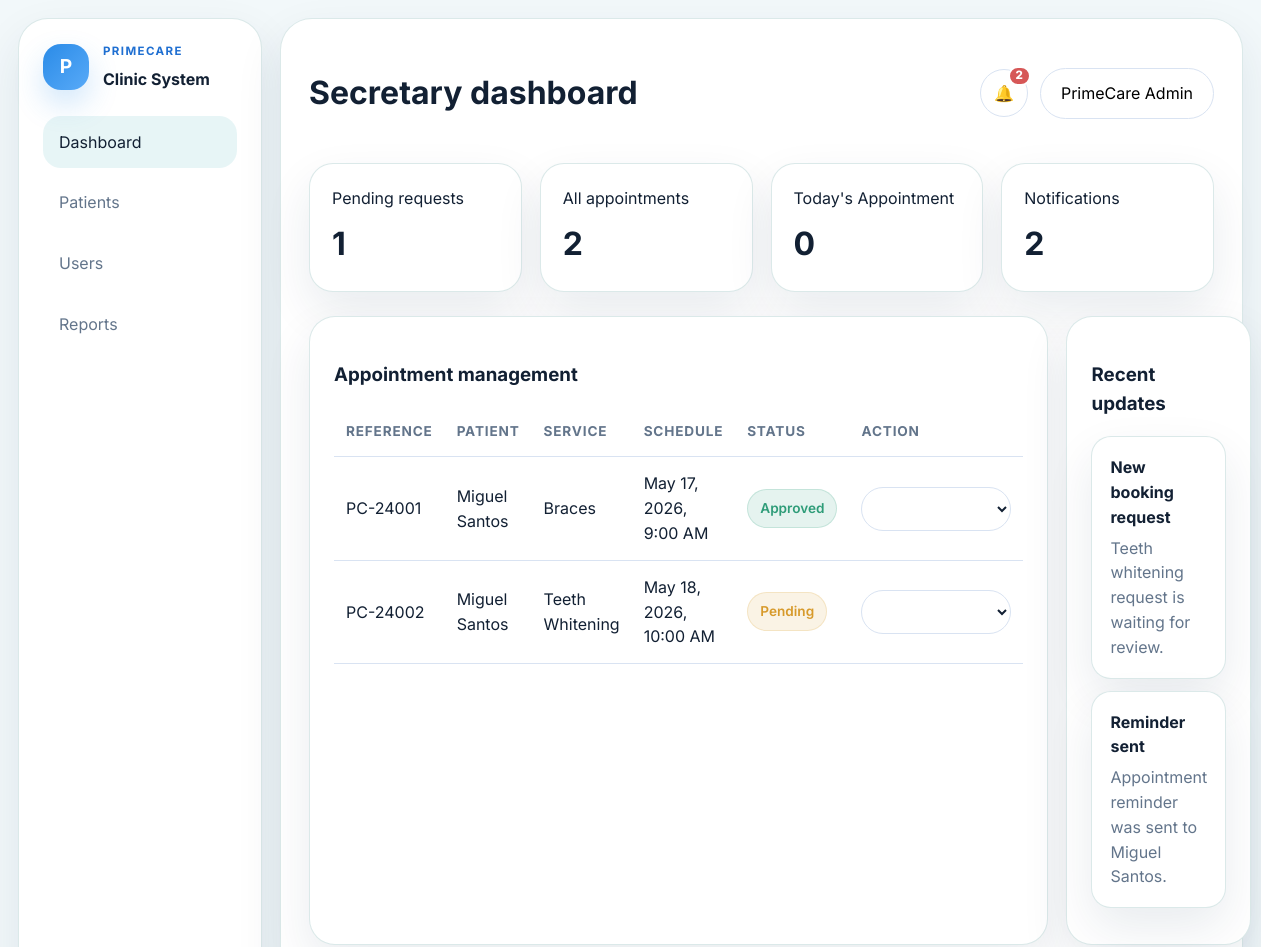
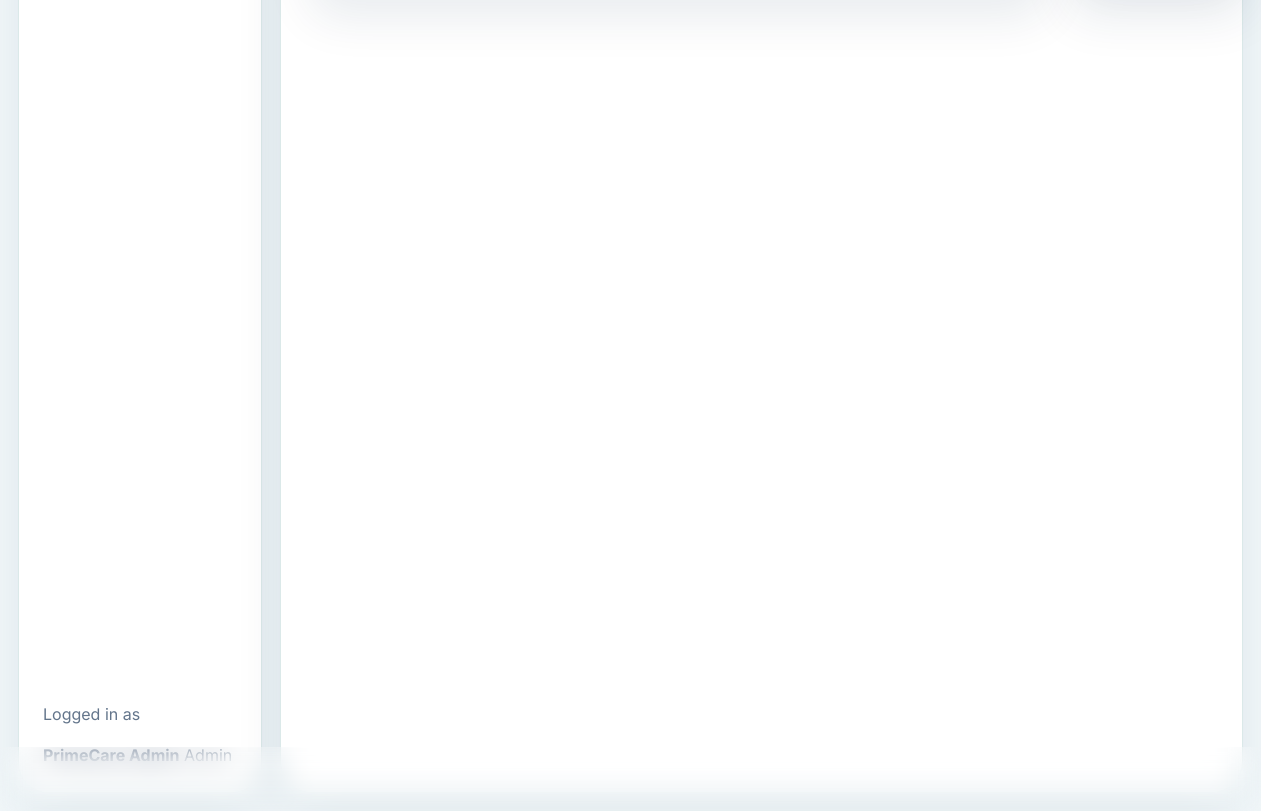
Screenshot of /Secretary/index.php (signed in) with the database file from the repository (2 pictures, top to bottom).
### tables this page shows
CREATE TABLE users (
    id INT AUTO_INCREMENT PRIMARY KEY,
    full_name VARCHAR(150) NOT NULL,
    username VARCHAR(100) UNIQUE NULL,
    email VARCHAR(150) NOT NULL UNIQUE,
    password VARCHAR(255) NOT NULL,
    role ENUM('admin', 'dentist', 'secretary', 'patient') NOT NULL DEFAULT 'patient',
    contact_number VARCHAR(11) NOT NULL,
    created_at DATETIME DEFAULT CURRENT_TIMESTAMP
);

CREATE TABLE appointments (
    id INT AUTO_INCREMENT PRIMARY KEY,
    reference_code VARCHAR(30) NOT NULL UNIQUE,
    user_id INT NOT NULL,
    service_id INT NOT NULL,
    staff_id INT NULL,
    scheduled_date DATE NOT NULL,
    start_time TIME NOT NULL,
    end_time TIME NOT NULL,
    status ENUM('Pending','Accepted','Approved','Rejected','Cancelled','Completed') DEFAULT 'Pending',
    patient_name VARCHAR(150) NOT NULL,
    patient_email VARCHAR(150) NOT NULL,
    patient_contact VARCHAR(11) NOT NULL,
    service_name VARCHAR(150) NOT NULL,
    service_fee DECIMAL(10,2) NOT NULL,
    total_amount DECIMAL(10,2) NOT NULL,
    notes TEXT NULL,
    created_at DATETIME DEFAULT CURRENT_TIMESTAMP,
    FOREIGN KEY (user_id) REFERENCES users(id) ON DELETE CASCADE,
    FOREIGN KEY (service_id) REFERENCES services(id) ON DELETE CASCADE,
    FOREIGN KEY (staff_id) REFERENCES users(id) ON DELETE SET NULL
);

CREATE TABLE services (
    id INT AUTO_INCREMENT PRIMARY KEY,
    name VARCHAR(150) NOT NULL,
    category VARCHAR(120) NULL,
    description TEXT NULL,
    duration INT NOT NULL,
    buffer INT DEFAULT 0,
    price DECIMAL(10,2) NOT NULL,
    daily_limit INT NULL,
    active TINYINT(1) DEFAULT 1
);

CREATE TABLE notifications (
    id INT AUTO_INCREMENT PRIMARY KEY,
    user_id INT NULL,
    title VARCHAR(150) NOT NULL,
    message TEXT NOT NULL,
    is_read TINYINT(1) DEFAULT 0,
    created_at DATETIME DEFAULT CURRENT_TIMESTAMP,
    FOREIGN KEY (user_id) REFERENCES users(id) ON DELETE CASCADE
);

### Secretary/index.php (the view, shortened to what the rows shown need)
<?php
require_login(['staff', 'admin']);
$appointments = appointments();
render_admin_shell_start('Secretary dashboard', 'dashboard');
?>
<div class="dashboard-grid">
    <section class="table-card" id="appointments">
        <table>
            <thead><tr><th>Reference</th><th>Patient</th><th>Service</th><th>Schedule</th><th>Status</th><th>Action</th></tr></thead>
            <tbody>
            <?php foreach ($appointments as $appointment): ?>
                <tr>
                    <td><?= h($appointment['reference_code']) ?></td>
                    <td><?= h($appointment['patient']['full_name']) ?></td>
                    <td><?= h($appointment['service']['name']) ?></td>
                    <td><?= h(date('M d, Y', strtotime($appointment['scheduled_date']))) ?>, <?= h(date('g:i A', strtotime($appointment['start_time']))) ?></td>
                    <td><span class="badge <?= h(status_badge_class($appointment['status'])) ?>"><?= h($appointment['status']) ?></span></td>
                    <td>
                        <div class="table-actions">
                            <select class="action-dropdown" aria-label="Appointment action" data-secretary-action-select>
                                <option value="" hidden selected></option>
                                <option value="accept" <?= $appointment['status'] === 'Pending' ? '' : 'disabled' ?>>Accept</option>
                            </select>
                        </div>
                    </td>
                </tr>
            <?php endforeach; ?>
            </tbody>
        </table>
    </section>
    <section class="table-card" id="updates">
        <?php foreach (notifications() as $notification): ?>
            <div class="timeline-item">
                <strong><?= h($notification['title']) ?></strong>
                <p><?= h($notification['message']) ?></p>
            </div>
        <?php endforeach; ?>
    </section>
</div>
<?php render_admin_shell_end();

### Config/functions.php (shortened to what the rows shown need)
<?php
function app_config(?string $key = null, mixed $default = null): mixed
{
    static $config;
    if (!$config) {
        $config = require __DIR__ . '/config.php';
        date_default_timezone_set($config['app']['timezone']);
    }
    $segments = explode('.', $key);
    $value = $config;
    foreach ($segments as $segment) {
        $value = $value[$segment];
    }
    return $value;
}
function asset_url(string $path): string
{
    return app_config('app.base_url') . '/Assets/' . ltrim($path, '/');
}
function h(?string $value): string
{
    return htmlspecialchars((string) $value, ENT_QUOTES, 'UTF-8');
}
function demo_mode(): bool
{
    return db() === null;
}
function canonical_role(string $role): string
{
    return match ($role) {
        'dentist' => 'doctor',
        'staff' => 'secretary',
        default => $role,
    };
}
function ensure_profile_schema(): void
{
    static $checked = false;
    if ($checked) {
        return;
    }
    $checked = true;
}
function status_badge_class(string $status): string
{
    return match ($status) {
        'Accepted', 'Approved', 'Completed' => 'badge-success',
        'Rejected', 'Cancelled' => 'badge-danger',
        'Pending' => 'badge-warning',
        default => 'badge-muted',
    };
}
function services(): array
{
    return db()->query('SELECT id, name, category, description, duration, buffer, price, daily_limit, active FROM services WHERE active = 1 ORDER BY category, name')->fetchAll();
}
function service_by_id(int $serviceId): ?array
{
    foreach (services() as $service) {
        if ((int) $service['id'] === $serviceId) {
            return $service;
        }
    }
    return null;
}
function user_role_label(string $role): string
{
    return match ($role) {
        'staff', 'secretary' => 'Secretary',
        'doctor', 'dentist' => 'Doctor',
        'admin' => 'Admin',
        'patient' => 'Patient',
        default => ucfirst($role),
    };
}
function profile_payload_from_user(array $user): array
{
    $detail = array_key_exists('service_role', $user) ? $user : doctor_secretary_detail_by_user_id((int) $user['id']);
    $displayName = $user['name'] ?? $user['full_name'] ?? null;
    return [
        'id' => (int) $user['id'],
        'name' => $displayName,
        'full_name' => $displayName,
        'username' => $user['username'] ?? null,
        'email' => $user['email'],
        'role' => canonical_role((string) $user['role']),
        'role_label' => user_role_label((string) $user['role']),
        'contact_number' => $user['contact_number'] ?? null,
        'service_id' => $user['service_id'] ?? null,
        'service_role' => is_array($detail) ? ($detail['service_role'] ?? null) : null,
        'schedule' => is_array($detail) ? ($detail['schedule'] ?? null) : null,
    ];
}
function profile_by_user_id(int $userId, bool $includePassword = false): ?array
{
    $fields = 'u.id, u.full_name AS name, u.full_name, u.username, u.email, u.role, u.contact_number, sd.assigned_service_id AS service_id, s.name AS service_role,
        (
            SELECT GROUP_CONCAT(
                CONCAT(ds.day_of_week, " ", TIME_FORMAT(ds.start_time, "%h:%i %p"), " - ", TIME_FORMAT(ds.end_time, "%h:%i %p"))
                ORDER BY FIELD(ds.day_of_week, "Monday","Tuesday","Wednesday","Thursday","Friday","Saturday","Sunday"), ds.start_time
                SEPARATOR ", "
            )
            FROM doctor_schedules ds
            WHERE ds.user_id = u.id
        ) AS schedule';
    $statement = db()->prepare("
        SELECT {$fields}
        FROM users u
        LEFT JOIN staff_details sd ON sd.user_id = u.id
        LEFT JOIN services s ON s.id = sd.assigned_service_id
        WHERE u.id = :id
        LIMIT 1
    ");
    $statement->execute(['id' => $userId]);
    $user = $statement->fetch();
    return profile_payload_from_user($user) + ($includePassword ? ['password' => $user['password']] : []);
}
function ensure_notification_schema(): void
{
    $column = db()->query('SHOW COLUMNS FROM notifications LIKE "is_read"')->fetch();
}
function normalize_notification(array $notification): array
{
    $notification['id'] = (int) ($notification['id'] ?? 0);
    $notification['message'] = (string) ($notification['message'] ?? '');
    $notification['title'] = (string) ($notification['title'] ?? 'Notification');
    $notification['created_at'] = (string) ($notification['created_at'] ?? date('Y-m-d H:i:s'));
    $notification['is_read'] = (bool) ($notification['is_read'] ?? false);
    return $notification;
}
function notification_visible_for_role(array $notification, ?string $role = null): bool
{
    $role = canonical_role((string) ($role ?? (current_user()['role'] ?? '')));
    if ($role === 'admin') {
        return true;
    }
    return true;
}
function notifications(int $limit = 20): array
{
    ensure_notification_schema();
    $statement = db()->query('SELECT id, user_id, title, message, is_read, created_at FROM notifications ORDER BY created_at DESC');
    $notifications = array_map('normalize_notification', $statement->fetchAll());
    $notifications = array_values(array_filter($notifications, 'notification_visible_for_role'));
    return array_slice($notifications, 0, $limit);
}
function appointment_with_relations(array $appointment): array
{
    $appointment['user_id'] = (int) ($appointment['user_id'] ?? 0);
    $patientRecord = !empty($appointment['patient_name']) ? null : patient_by_id($appointment['user_id']);
    $appointment['patient'] = [
        'id' => $appointment['user_id'],
        'full_name' => $appointment['patient_name'] ?? ($patientRecord['full_name'] ?? null),
        'email' => $appointment['patient_email'] ?? ($patientRecord['email'] ?? null),
        'contact_number' => $appointment['patient_contact'] ?? ($patientRecord['contact_number'] ?? null),
    ];
    $appointment['service'] = service_by_id((int) $appointment['service_id']);
    $appointment['staff'] = !empty($appointment['staff_id']) ? profile_by_user_id((int) $appointment['staff_id']) : null;
    return $appointment;
}
function appointments(array $filters = []): array
{
    if (demo_mode()) {
        $appointments = demo_store('appointments');
    } else {
        $appointments = db()->query('SELECT * FROM appointments ORDER BY scheduled_date, start_time')->fetchAll();
    }
    $appointments = array_map('appointment_with_relations', $appointments);
    return array_values(array_filter($appointments, function ($appointment) use ($filters) {
        if (!empty($filters['status']) && $appointment['status'] !== $filters['status']) {
            return false;
        }
        if (!empty($filters['service_id']) && (int) $appointment['service_id'] !== (int) $filters['service_id']) {
            return false;
        }
        if (!empty($filters['date']) && $appointment['scheduled_date'] !== $filters['date']) {
            return false;
        }
        if (!empty($filters['staff_id']) && (int) ($appointment['staff_id'] ?? 0) !== (int) $filters['staff_id']) {
            return false;
        }
        if (!empty($filters['user_id']) && (int) ($appointment['user_id'] ?? 0) !== (int) $filters['user_id']) {
            return false;
        }
        return true;
    }));
}
function current_user(): ?array
{
    $sessionUser = $_SESSION['user'] ?? null;
    $userId = isset($_SESSION['user_id']) ? (int) $_SESSION['user_id'] : (isset($sessionUser['id']) ? (int) $sessionUser['id'] : 0);
    $profile = profile_by_user_id($userId);
    return $_SESSION['user'];
}
function require_login(array $roles = []): void
{
    $user = current_user();
}
function render_header(string $title, array $options = []): void
{
    $isAdmin = $options['admin'] ?? false;
    $bodyClass = $options['body_class'] ?? '';
    ?>
    <!DOCTYPE html>
    <html lang="en">
    <head>
        <link rel="stylesheet" href="https://cdnjs.cloudflare.com/ajax/libs/font-awesome/6.5.2/css/all.min.css">
        <link rel="stylesheet" href="<?= h(asset_url('css/style.css')) ?>">
    </head>
    <body class="<?= h($bodyClass) ?><?= $isAdmin ? ' admin-body' : '' ?>">
    <?php
}
function render_footer(): void
{
    ?>
    </body>
    </html>
    <?php
}
    ?>
    <?php
function render_admin_shell_start(string $title, string $active = 'dashboard'): void
{
    $user = current_user();
    $topbarNotifications = notifications();
    render_header($title, ['admin' => true]);
    ?>
    <div class="admin-shell">
        <aside class="sidebar" id="appSidebar">
            <div class="sidebar-footer">
                <p class="muted-label">Logged in as</p>
                <strong data-sidebar-user-name><?= h($user['name']) ?></strong>
                <span><?= h(ucfirst($user['role'])) ?></span>
            </div>
        </aside>
        <main class="admin-main">
            <header class="admin-topbar">
                <div class="admin-title-wrap">
                    <div>
                    <h1><?= h($title) ?></h1>
                    </div>
                </div>
                <div class="topbar-actions">
                    <div class="profile-menu-wrap" data-profile-menu>
                        <button class="ghost-link" type="button" data-profile-toggle aria-expanded="false">
                            <?= h($user['name']) ?>
                        </button>
                    </div>
                </div>
            </header>
    <?php
}
function render_admin_shell_end(): void
{
    echo '</main></div>';
    render_footer();
}

### rows the page displays
users: full_name "PrimeCare Admin", role "Admin"
appointments: reference_code "PC-24001", full_name "Miguel Santos", service.name "Braces", scheduled_date "May 17, 2026", start_time "9:00 AM", status "Approved"
appointments: reference_code "PC-24002", full_name "Miguel Santos", service.name "Teeth Whitening", scheduled_date "May 18, 2026", start_time "10:00 AM", status "Pending"
notifications: title "New booking request", message "Teeth whitening request is waiting for review."
notifications: title "Reminder sent", message "Appointment reminder was sent to Miguel Santos."

### other values shown
$link['label'] "Dashboard"
$link['label'] "Patients"
$link['label'] "Users"
$link['label'] "Reports"
$title "Secretary dashboard"
$unreadNotificationCount "2"
count($pendingAppointments) "1"
count($appointments) "2"
$todayAppointmentCount "0"
count(notifications()) "2"
